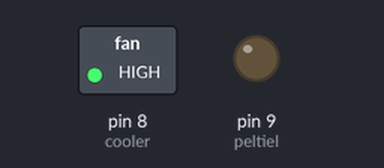
Simulated run of this sketch. Board: Arduino Uno, built with avr-gcc and run on an emulated ATmega328P. On the bench: switched loads named in the sketch (green lamp = pin HIGH), output pins drawn as LEDs (lit = HIGH).

Above: at 0.1 s.
At 30.1 s:
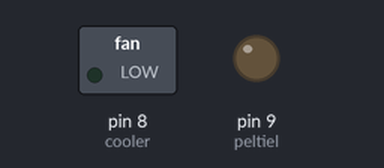
At 90.1 s:
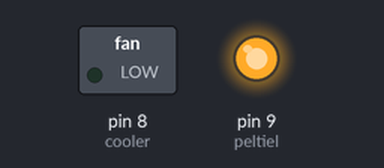
Timing chart, 0 to 121.5 s (numbered marks = the images above):
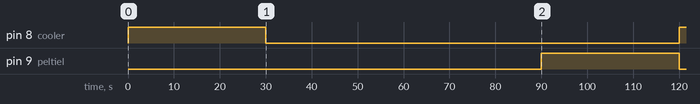

The sketch:

CONTROLADOR_DE_TEMPERATURA.ino
```cpp
int cooler =8;
int peltiel =9;
void setup() {
pinMode(cooler,OUTPUT);
pinMode(peltiel,OUTPUT);
digitalWrite(peltiel,1);
  digitalWrite(cooler,1);
}

void loop() {
  digitalWrite(peltiel,0);
  delay(30000);
  digitalWrite(cooler,0);
 delay(60000);
  digitalWrite(peltiel,1);
delay(30000);
  digitalWrite(cooler,1);

}
```

Measured:
- by itself, pin 8 (cooler): HIGH → LOW at 30.0 s, → HIGH 90.0 s later
- by itself, pin 9 (peltiel): LOW → HIGH at 90.0 s, → LOW 30.0 s later
